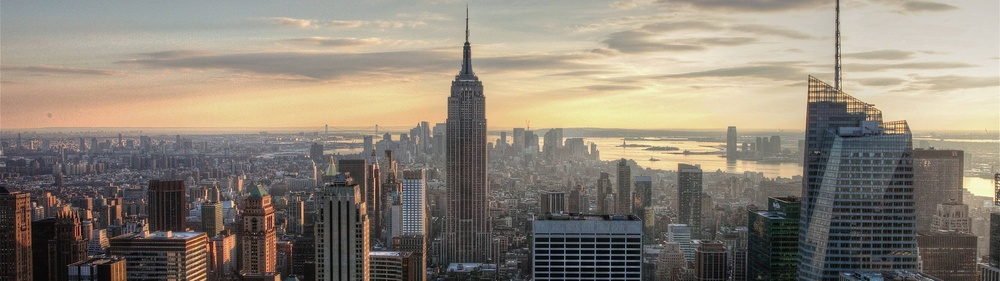
#> input picture 2 år/Fullstack application develoment/Oving 1/images/city.jpg, 1000 x 281 px, shrunk from 3840 x 1080 before the run, given in place of duck.jpeg, which was not available
$ python greyscale.py
#> lines starting #> are read from the running program, lines starting #| are printed output that depends on the picture
### 4 år/Visual dataprocessing/Assignment 4_ip/utils.py
import numpy as np
import matplotlib.pyplot as plt
import os


def read_im(filepath):
#> called with filepath = 'images/duck.jpeg'
    im = plt.imread(filepath)
#> im is the input picture: shape (281, 1000, 3); mean R, G, B 140, 131, 118.5
    if im.dtype == np.uint8:
        im = im.astype(float) / 255
    return im

def normalize(im):
    return (im - im.min()) / (im.max() - im.min())

def save_im(filepath, im, cmap=None):
    if im.min() < 0 or im.max() > 1:
        print(
            "Warning: The dynamic range of the image is",
            f"[{im.min()}, {im.max()}]",
            "normalizing to [-1, 1]")
        im = normalize(im)

    # Create directory if it doesn't exist
    directory = os.path.dirname(filepath)
    if not os.path.exists(directory):
        os.makedirs(directory)
    plt.imsave(filepath, im, cmap=cmap)

### 4 år/Visual dataprocessing/Assignment 4_ip/greyscale.py
from utils import read_im, save_im
import matplotlib.pyplot as plt
import numpy as np

im = read_im("images/duck.jpeg")


def greyscale(im):
    """ Converts an RGB image to greyscale using NumPy.

    Args:
        im (list): A 3D list or NumPy array of shape [H, W, 3], where each element is a pixel with RGB values.

    Returns:
        np.array: A 2D NumPy array of shape [H, W] representing the grayscale image.
    """

    im_array = np.array(im)

    # Apply the grayscale conversion using the weighted sum formula
    grayscale_image = 0.2126 * im_array[..., 0] + 0.7152 * im_array[..., 1] + 0.0722 * im_array[..., 2]
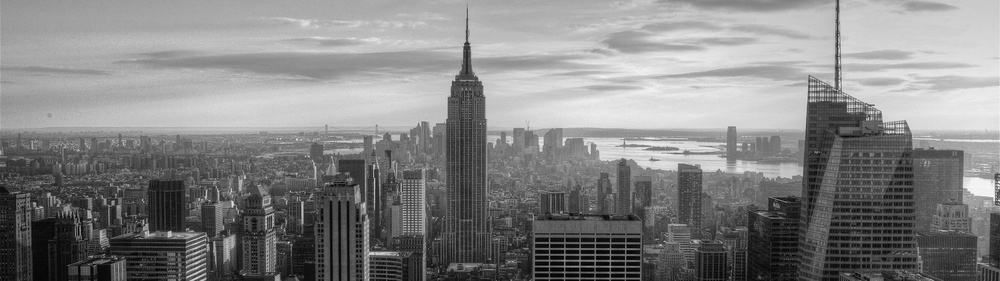
#> grayscale_image: shape (281, 1000) float64; min 0, max 0.986, mean 0.518

    return grayscale_image


im_greyscale = greyscale(im)

plt.imshow(im_greyscale, cmap='gray')
save_im("results/duck_greyscale.jpeg", im_greyscale, cmap='gray')

$ run again, on 2 år/Fullstack application develoment/Oving 1/images/landscape.jpg
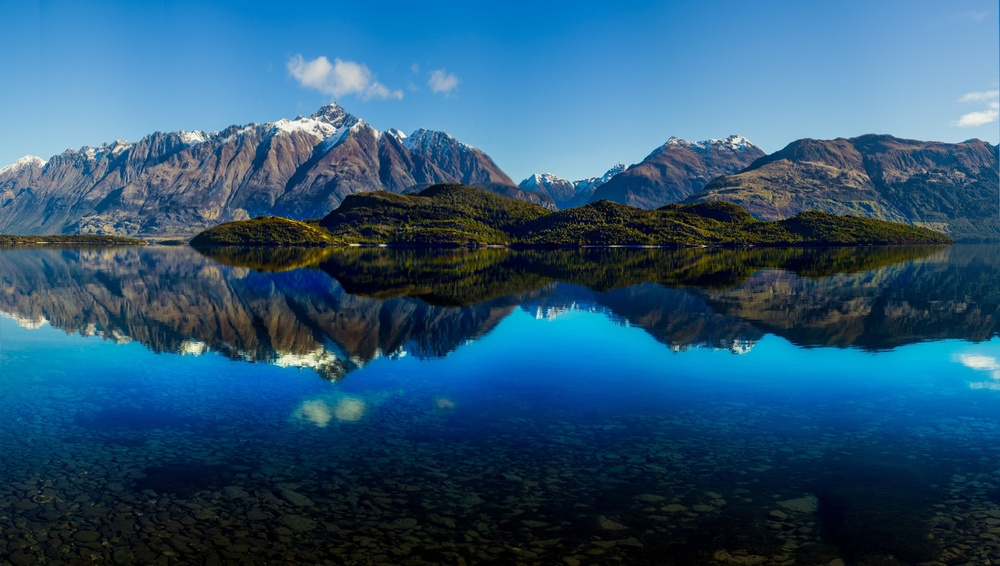
#> input picture 2 år/Fullstack application develoment/Oving 1/images/landscape.jpg, 1000 x 566 px, shrunk from 3840 x 2173 before the run, given in place of duck.jpeg, which was not available
#> in read_im, im is the input picture: shape (566, 1000, 3); mean R, G, B 42.5, 86.1, 116.4
#> in greyscale, `grayscale_image = 0.2126 * im_array[..., 0] + 0.7152 * im_array[..., 1..`:
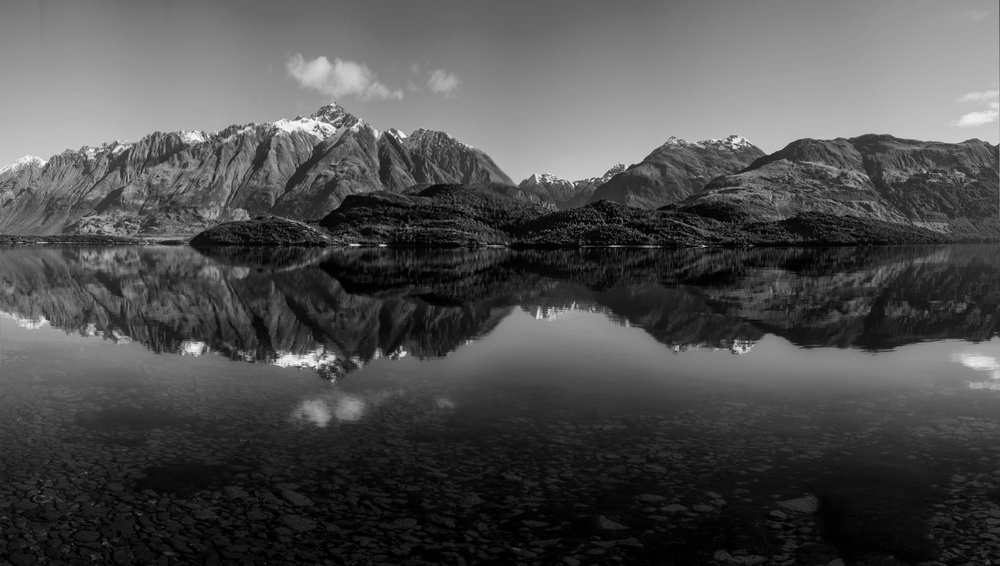
#> grayscale_image: shape (566, 1000) float64; min 0, max 0.994, mean 0.31
